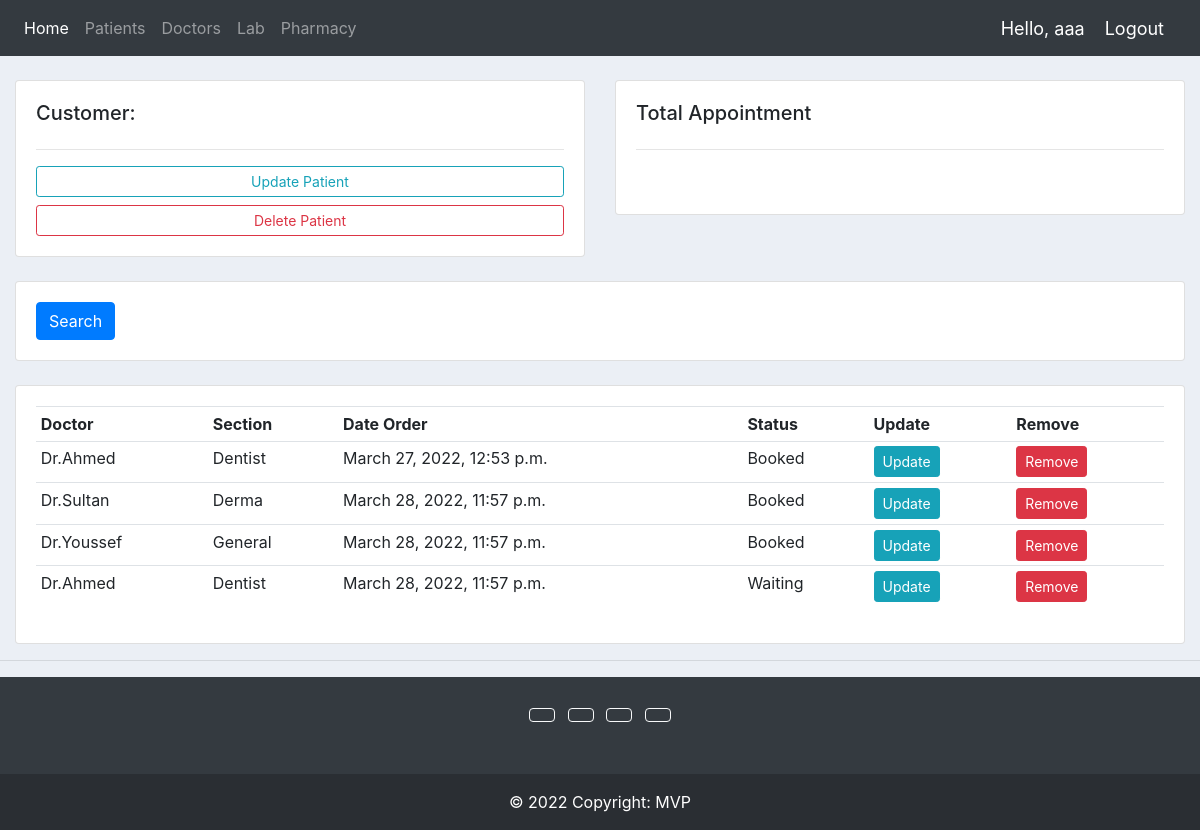
Page /doctor/ (signed in) on the earlier database version.
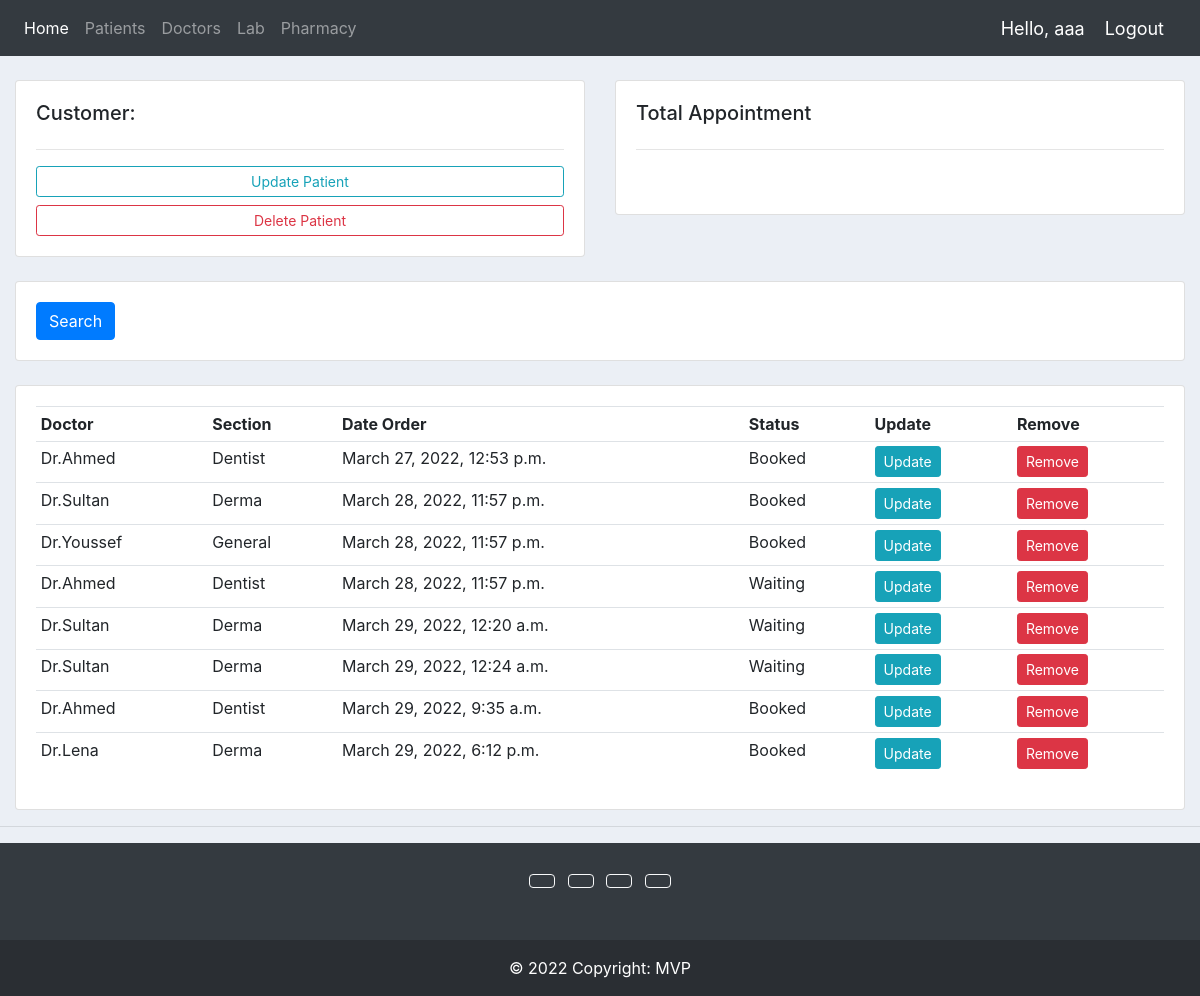
Same page on the later database version.
### accounts/models.py (models this page shows, shortened)
class Appointment(models.Model):
    STATUS = (
        ('Booked', 'Booked'),
        ('Available', 'Available'),
        ('Waiting', 'Waiting')
    )
    patient = models.ForeignKey(Patient, null=True, on_delete=models.SET_NULL)
    doctor = models.ForeignKey(Doctor, null=True, on_delete=models.SET_NULL)
    date_created = models.DateTimeField(auto_now_add=True, null=True)
    status = models.CharField(max_length=200, null=True, choices=STATUS)

class Doctor(models.Model):
    SECTION = (
        ('Derma', 'Derma'),
        ('Dentist', 'Dentist'),
        ('General', 'General'),
    )
    name = models.CharField(max_length=200, null=True)
    email = models.EmailField()
    phone = models.CharField(max_length=200, null=True)
    section = models.CharField(max_length=200, null=True, choices=SECTION)
    time_start = models.TimeField('Start of Shift')
    time_end = models.TimeField('End of Shift')
    def __str__(self):
        return self.name

### accounts/views.py (the view)
# urls.py: path('doctor/',views.doctor,name="doctor"),
@login_required(login_url='login')
def doctor(request):
    appointments = Appointment.objects.all()
    doctor = Doctor.objects.all()
    context = {'doctor': doctor,'appointments':appointments}
    return render(request, 'accounts/doctor.html', context)

### accounts/templates/accounts/doctor.html
{%  extends 'accounts/main.html' %}
{% block content %}
	<br>
<div class="row">
	<div class="col-md">
		<div class="card card-body">
			<h5>Customer:</h5>
			<hr>
			<a class="btn btn-outline-info  btn-sm btn-block" href="">Update Patient</a>
			<a class="btn btn-outline-danger  btn-sm btn-block" href="">Delete Patient</a>
		</div>
	</div>
	<div class="col-md">
		<div class="card card-body">
			<h5>Total Appointment</h5>
			<hr>
			<h1 style="text-align: center;padding: 10px"></h1>
		</div>
	</div>
</div>
<br>
<div class="row">
	<div class="col">
		<div class="card card-body">
			<form method="get">
		    <button class="btn btn-primary" type="submit">Search</button>
		  </form>
		</div>
	</div>
</div>
<br>
<div class="row">
	<div class="col-md">
		<div class="card card-body">
			<table class="table table-sm">
				<tr>
					<th>Doctor</th>
					<th>Section</th>
					<th>Date Order</th>
					<th>Status</th>
					<th>Update</th>
					<th>Remove</th>
				</tr>
				{% for appointment in appointments %}
				<tr>
					<td>{{appointment.doctor}}</td>
					<td>{{appointment.doctor.section}}</td>
					<td>{{appointment.date_created}}</td>
					<td>{{appointment.status}}</td>
					<td><a class="btn btn-sm btn-info" href="">Update</a></td>
					<td><a class="btn btn-sm btn-danger" href="">Remove</a></td>
				</tr>
				{% endfor %}
			</table>
		</div>
	</div>
</div>
{% endblock %}

Differences in the rows shown:
added Appointment: doctor "Dr.Sultan", doctor.section "Derma", date_created "March 29, 2022, 12:20 a.m.", status "Waiting"
added Appointment: doctor "Dr.Sultan", doctor.section "Derma", date_created "March 29, 2022, 12:24 a.m.", status "Waiting"
added Appointment: doctor "Dr.Ahmed", doctor.section "Dentist", date_created "March 29, 2022, 9:35 a.m.", status "Booked"
added Appointment: doctor "Dr.Lena", doctor.section "Derma", date_created "March 29, 2022, 6:12 p.m.", status "Booked"
